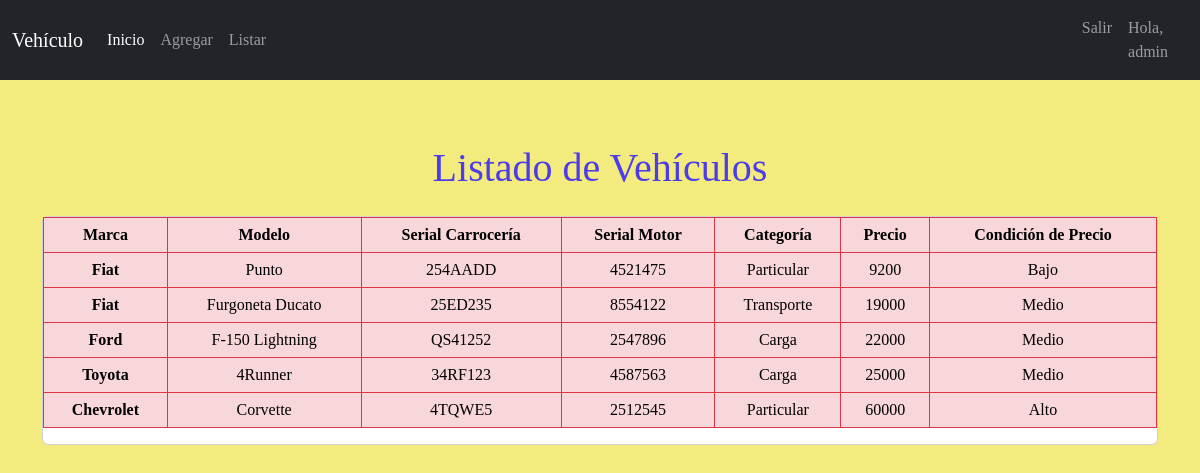
/vehiculo/listar/ (signed in), run on the app's committed database.
### vehiculo/models.py (models this page shows, shortened)
class VehiculoModel(models.Model):
    MARCA_OPTIONS = (
        ('Fiat', 'Fiat'),
        ('Chevrolet', 'Chevrolet'),
        ('Ford', 'Ford'),
        ('Toyota', 'Toyota'),
    )
    CATEGORIAS_OPTIONS = (
        ('Particular', 'Particular'),
        ('Transporte', 'Transporte'),
        ('Carga', 'Carga'),
    )
    marca = models.CharField(max_length= 20, choices = MARCA_OPTIONS, default = 'Ford')
    modelo = models.CharField(max_length=100)
    serial_carroceria = models.CharField(max_length=50)
    serial_motor = models.CharField(max_length=50)
    categoria = models.CharField(max_length=20, choices = CATEGORIAS_OPTIONS, default = 'Particular')
    precio = models.IntegerField()
    fecha_creacion = models.DateTimeField(auto_now_add=True)
    fecha_modificacion = models.DateTimeField(auto_now=True)
    class Meta:
        permissions = (
            ("visualizar_catalogo", "Puede visualizar_catalogo"),
        )
        verbose_name_plural =  "Usuario registrado"

### vehiculo/views.py (the view)
# urls.py: path('listar/', listar_vehiculo, name = 'listar'),
@login_required
def listar_vehiculo(request):
    vehiculos = VehiculoModel.objects.all()
    context = { 'lista_vehiculos' : vehiculos }
    return render(request, 'lista.html', context)

### templates/lista.html (shortened to what this page needs)
{% extends 'base.html' %}
{% load static %}
{% load bootstrap5 %}
{% block content %}
<div class="container py-5" id="vehiculo-list">
    <div class="title py-3">
        <h1>Listado de Vehículos</h1>
       </div>
       <div class="card" id="card-list">
           <table class="table table-danger table-hover table-bordered border-danger text-center table-responsive-sm">
             <thead>
              <tr>
                 <th>Marca</th>
                 <th>Modelo</th>
                 <th>Serial Carrocería</th>
                 <th>Serial Motor</th>
                 <th>Categoría</th>
                 <th>Precio</th>
                 <th>Condición de Precio</th>
              </tr>
            </thead>
          {% if lista_vehiculos %}
          {% for item in lista_vehiculos %}
        <tbody>
            <tr>
                <th>{{item.marca}}</th>
                <td>{{item.modelo}}</td>
                <td>{{item.serial_carroceria}}</td>
                <td>{{item.serial_motor}}</td>
                <td>{{item.categoria}}</td>
                <td>{{item.precio}}</td>
                <td>
                  {% if item.precio > 30000 %}
                      Alto
                  {% elif item.precio > 10000 %}
                      Medio
                  {% elif item.precio <= 10000 %}
                      Bajo
                  {% else %}
                      Valor inválido
                  {% endif %}
                </td>
            </tr>
        </tbody>
            {% endfor %}
            {% else %}
            <h1>No tengo información de vehículos</h1>
            {% endif %}
            </table>
    </div>
</div>
{% endblock %}

### templates/base.html (shortened to what this page needs)
{% load static %}
{% load bootstrap5 %}
{% bootstrap_css %}
<!DOCTYPE html>
<html lang="en">
<head>
        <link rel="stylesheet" type="text/css" href="{% static 'css/style.css' %}">
</head>
<body>
    {% block nav %}
        {% include 'menu.html' %}
    {% endblock nav %}
    {% block content %}
    {% endblock content %}
</body>
</html>

### templates/menu.html (shortened to what this page needs)
{% extends 'base.html' %}
{% block nav %}
    <nav class="navbar navbar-expand-lg navbar-dark bg-dark">
        <div class="container-fluid">
            <a class="navbar-brand" href="#">Vehículo</a>
        <div class="collapse navbar-collapse" id="navbarNav">
            <ul class="navbar-nav">
            <li class="nav-item">
                <a class="nav-link active" aria-current="page" href="/vehiculo">Inicio</a>
            </li>
            {% if user.is_staff %}
            <li class="nav-item">
                <a class="nav-link" href="/vehiculo/add">Agregar</a>
            </li>
            {% endif %}
            <li class="nav-item">
                <a class="nav-link" href="/vehiculo/listar">Listar</a>
            </li>
        </ul>
      </div>
    </div>
    <div class="collapse navbar-collapse" id="navbarText">
        <ul class="navbar-nav mr-auto">
          {% if user.is_authenticated %}
            <li class="nav-item">
              <a class="nav-link" href="/vehiculo/logout">Salir</a>
            </li>
            <li class="nav-item">
              <a class="nav-link" href="#"> Hola, {{ user.username }}</a>
            </li>
          {% else %}
            <li class="nav-item">
              <a class="nav-link" href="/vehiculo/login">Login</a>
            </li>
          {% endif %}
        </ul>
    </div>
  </nav>
  {% endblock nav %}

### static/css/style.css (style rules this page uses)
body { background-color: rgb(243, 235, 125); font-family: Copperplate, Papyrus, fantasy; }
h1, h3 { color: #4d3ce9; text-align: center; }

### data on the page
VehiculoModel: marca "Fiat", modelo "Punto", serial_carroceria "254AADD", serial_motor "4521475", categoria "Particular", precio "9200", shows "Bajo"
VehiculoModel: marca "Fiat", modelo "Furgoneta Ducato", serial_carroceria "25ED235", serial_motor "8554122", categoria "Transporte", precio "19000", shows "Medio"
VehiculoModel: marca "Ford", modelo "F-150 Lightning", serial_carroceria "QS41252", serial_motor "2547896", categoria "Carga", precio "22000", shows "Medio"
VehiculoModel: marca "Toyota", modelo "4Runner", serial_carroceria "34RF123", serial_motor "4587563", categoria "Carga", precio "25000", shows "Medio"
VehiculoModel: marca "Chevrolet", modelo "Corvette", serial_carroceria "4TQWE5", serial_motor "2512545", categoria "Particular", precio "60000", shows "Alto"

### other printed values
{{ user.username }} "admin"
